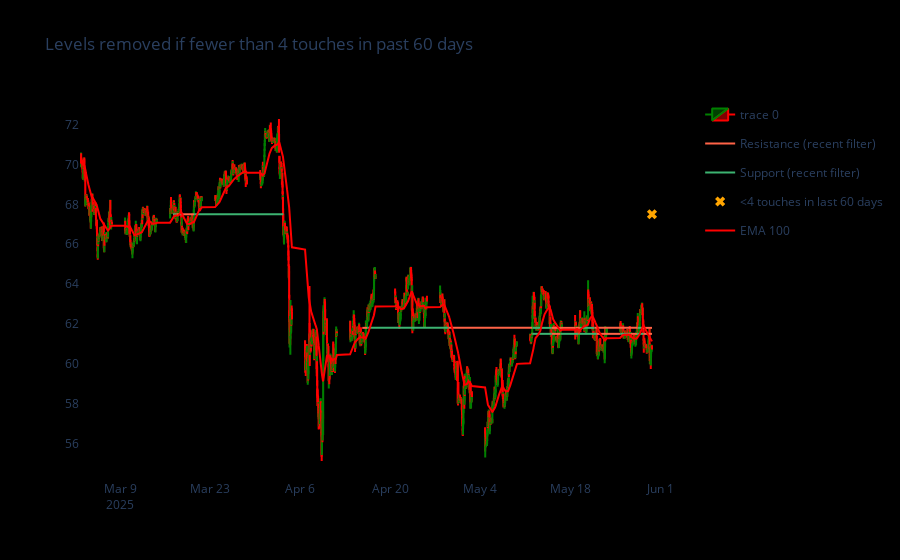

Notebook code cell kept with this figure:
### Code cell
df_levels['ema100'] = df_levels['close'].ewm(span=100).mean()

# fig.add_trace(
#     go.Scatter(
#         x=df_levels['datetime'],
#         y=df_levels['ema20'],
#         mode='lines',
#         line=dict(color='yellow', width=2),
#         name='EMA 20'
#     )
# )
fig.add_trace(
    go.Scatter(
        x=df_levels['datetime'],
        y=df_levels['ema100'],
        mode='lines',
        line=dict(color='red', width=2),
        name='EMA 100'
    )
)
fig.show()

### Figure 1 — Plotly figure (JSON) as saved in the notebook; plotly's stock layout.template omitted (floating-point values rounded to 4 significant figures; data arrays with more than 128 entries replaced by an {"elided": "..."} marker saying what was removed)
{"data": [{"close": {"elided": "3003 float values"}, "decreasing": {"line": {"color": "red"}}, "high": {"elided": "3003 float values"}, "increasing": {"line": {"color": "green"}}, "low": {"elided": "3003 float values"}, "open": {"elided": "3003 float values"}, "type": "candlestick", "x": {"elided": "3003 str values"}}, {"legendgroup": "resistance", "line": {"color": "Tomato", "width": 2}, "mode": "lines", "name": "Resistance (recent filter)", "showlegend": true, "type": "scatter", "x": ["2025-05-11T23:30:00", "2025-05-12T02:30:00"], "y": [61.5, 61.5]}, {"legendgroup": "support", "line": {"color": "MediumSeaGreen", "width": 2}, "mode": "lines", "name": "Support (recent filter)", "showlegend": true, "type": "scatter", "x": ["2025-05-12T02:30:00", "2025-05-15T03:30:00"], "y": [61.5, 61.5]}, {"legendgroup": "resistance", "line": {"color": "Tomato", "width": 2}, "mode": "lines", "name": "Resistance (recent filter)", "showlegend": false, "type": "scatter", "x": ["2025-05-15T03:30:00", "2025-05-16T12:00:00"], "y": [61.5, 61.5]}, {"legendgroup": "support", "line": {"color": "MediumSeaGreen", "width": 2}, "mode": "lines", "name": "Support (recent filter)", "showlegend": false, "type": "scatter", "x": ["2025-05-16T12:00:00", "2025-05-19T06:30:00"], "y": [61.5, 61.5]}, {"legendgroup": "resistance", "line": {"color": "Tomato", "width": 2}, "mode": "lines", "name": "Resistance (recent filter)", "showlegend": false, "type": "scatter", "x": ["2025-05-19T06:30:00", "2025-05-19T10:30:00"], "y": [61.5, 61.5]}, {"legendgroup": "support", "line": {"color": "MediumSeaGreen", "width": 2}, "mode": "lines", "name": "Support (recent filter)", "showlegend": false, "type": "scatter", "x": ["2025-05-19T10:30:00", "2025-05-22T03:00:00"], "y": [61.5, 61.5]}, {"legendgroup": "resistance", "line": {"color": "Tomato", "width": 2}, "mode": "lines", "name": "Resistance (recent filter)", "showlegend": false, "type": "scatter", "x": ["2025-05-22T03:00:00", "2025-05-25T18:30:00"], "y": [61.5, 61.5]}, {"legendgroup": "support", "line": {"color": "MediumSeaGreen", "width": 2}, "mode": "lines", "name": "Support (recent filter)", "showlegend": false, "type": "scatter", "x": ["2025-05-25T18:30:00", "2025-05-27T01:00:00"], "y": [61.5, 61.5]}, {"legendgroup": "resistance", "line": {"color": "Tomato", "width": 2}, "mode": "lines", "name": "Resistance (recent filter)", "showlegend": false, "type": "scatter", "x": ["2025-05-27T01:00:00", "2025-05-27T06:00:00"], "y": [61.5, 61.5]}, {"legendgroup": "support", "line": {"color": "MediumSeaGreen", "width": 2}, "mode": "lines", "name": "Support (recent filter)", "showlegend": false, "type": "scatter", "x": ["2025-05-27T06:00:00", "2025-05-27T08:30:00"], "y": [61.5, 61.5]}, {"legendgroup": "resistance", "line": {"color": "Tomato", "width": 2}, "mode": "lines", "name": "Resistance (recent filter)", "showlegend": false, "type": "scatter", "x": ["2025-05-27T08:30:00", "2025-05-28T09:00:00"], "y": [61.5, 61.5]}, {"legendgroup": "support", "line": {"color": "MediumSeaGreen", "width": 2}, "mode": "lines", "name": "Support (recent filter)", "showlegend": false, "type": "scatter", "x": ["2025-05-28T09:00:00", "2025-05-29T10:30:00"], "y": [61.5, 61.5]}, {"legendgroup": "resistance", "line": {"color": "Tomato", "width": 2}, "mode": "lines", "name": "Resistance (recent filter)", "showlegend": false, "type": "scatter", "x": ["2025-05-29T10:30:00", "2025-05-30T17:00:00"], "y": [61.5, 61.5]}, {"legendgroup": "resistance", "line": {"color": "Tomato", "width": 2}, "mode": "lines", "name": "Resistance (recent filter)", "showlegend": false, "type": "scatter", "x": ["2025-04-15T15:30:00", "2025-04-16T10:00:00"], "y": [61.8, 61.8]}, {"legendgroup": "support", "line": {"color": "MediumSeaGreen", "width": 2}, "mode": "lines", "name": "Support (recent filter)", "showlegend": false, "type": "scatter", "x": ["2025-04-16T10:00:00", "2025-04-29T01:30:00"], "y": [61.8, 61.8]}, {"legendgroup": "resistance", "line": {"color": "Tomato", "width": 2}, "mode": "lines", "name": "Resistance (recent filter)", "showlegend": false, "type": "scatter", "x": ["2025-04-29T01:30:00", "2025-05-12T03:00:00"], "y": [61.8, 61.8]}, {"legendgroup": "support", "line": {"color": "MediumSeaGreen", "width": 2}, "mode": "lines", "name": "Support (recent filter)", "showlegend": false, "type": "scatter", "x": ["2025-05-12T03:00:00", "2025-05-15T03:00:00"], "y": [61.8, 61.8]}, {"legendgroup": "resistance", "line": {"color": "Tomato", "width": 2}, "mode": "lines", "name": "Resistance (recent filter)", "showlegend": false, "type": "scatter", "x": ["2025-05-15T03:00:00", "2025-05-18T18:00:00"], "y": [61.8, 61.8]}, {"legendgroup": "support", "line": {"color": "MediumSeaGreen", "width": 2}, "mode": "lines", "name": "Support (recent filter)", "showlegend": false, "type": "scatter", "x": ["2025-05-18T18:00:00", "2025-05-18T18:30:00"], "y": [61.8, 61.8]}, {"legendgroup": "resistance", "line": {"color": "Tomato", "width": 2}, "mode": "lines", "name": "Resistance (recent filter)", "showlegend": false, "type": "scatter", "x": ["2025-05-18T18:30:00", "2025-05-19T12:00:00"], "y": [61.8, 61.8]}, {"legendgroup": "support", "line": {"color": "MediumSeaGreen", "width": 2}, "mode": "lines", "name": "Support (recent filter)", "showlegend": false, "type": "scatter", "x": ["2025-05-19T12:00:00", "2025-05-21T18:30:00"], "y": [61.8, 61.8]}, {"legendgroup": "resistance", "line": {"color": "Tomato", "width": 2}, "mode": "lines", "name": "Resistance (recent filter)", "showlegend": false, "type": "scatter", "x": ["2025-05-21T18:30:00", "2025-05-28T12:00:00"], "y": [61.8, 61.8]}, {"legendgroup": "support", "line": {"color": "MediumSeaGreen", "width": 2}, "mode": "lines", "name": "Support (recent filter)", "showlegend": false, "type": "scatter", "x": ["2025-05-28T12:00:00", "2025-05-29T09:30:00"], "y": [61.8, 61.8]}, {"legendgroup": "resistance", "line": {"color": "Tomato", "width": 2}, "mode": "lines", "name": "Resistance (recent filter)", "showlegend": false, "type": "scatter", "x": ["2025-05-29T09:30:00", "2025-05-30T17:00:00"], "y": [61.8, 61.8]}, {"legendgroup": "support", "line": {"color": "MediumSeaGreen", "width": 2}, "mode": "lines", "name": "Support (recent filter)", "showlegend": false, "type": "scatter", "x": ["2025-03-17T05:00:00", "2025-03-17T18:30:00"], "y": [67.5, 67.5]}, {"legendgroup": "resistance", "line": {"color": "Tomato", "width": 2}, "mode": "lines", "name": "Resistance (recent filter)", "showlegend": false, "type": "scatter", "x": ["2025-03-17T18:30:00", "2025-03-18T03:30:00"], "y": [67.5, 67.5]}, {"legendgroup": "support", "line": {"color": "MediumSeaGreen", "width": 2}, "mode": "lines", "name": "Support (recent filter)", "showlegend": false, "type": "scatter", "x": ["2025-03-18T03:30:00", "2025-03-18T12:00:00"], "y": [67.5, 67.5]}, {"legendgroup": "resistance", "line": {"color": "Tomato", "width": 2}, "mode": "lines", "name": "Resistance (recent filter)", "showlegend": false, "type": "scatter", "x": ["2025-03-18T12:00:00", "2025-03-20T11:30:00"], "y": [67.5, 67.5]}, {"legendgroup": "support", "line": {"color": "MediumSeaGreen", "width": 2}, "mode": "lines", "name": "Support (recent filter)", "showlegend": false, "type": "scatter", "x": ["2025-03-20T11:30:00", "2025-04-03T09:00:00"], "y": [67.5, 67.5]}, {"marker": {"color": "orange", "size": 9, "symbol": "x"}, "mode": "markers", "name": "<4 touches in last 60 days", "type": "scatter", "x": ["2025-05-30T17:00:00"], "y": [67.5]}, {"line": {"color": "red", "width": 2}, "mode": "lines", "name": "EMA 100", "type": "scatter", "x": {"elided": "3003 str values"}, "y": {"elided": "3003 float values"}}], "layout": {"paper_bgcolor": "black", "plot_bgcolor": "black", "title": {"text": "Levels removed if fewer than 4 touches in past 60 days"}, "xaxis": {"rangeslider": {"visible": false}, "showgrid": false}, "yaxis": {"showgrid": false}}}
